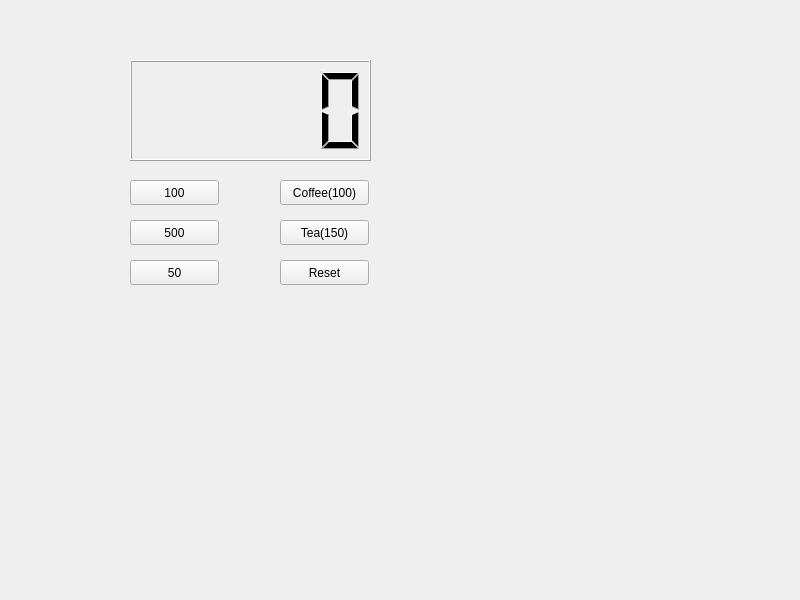
<?xml version="1.0" encoding="UTF-8"?>
<ui version="4.0">
 <class>Widget</class>
 <widget class="QWidget" name="Widget">
  <property name="geometry">
   <rect>
    <x>0</x>
    <y>0</y>
    <width>800</width>
    <height>600</height>
   </rect>
  </property>
  <property name="windowTitle">
   <string>Widget</string>
  </property>
  <widget class="QLCDNumber" name="lcdNumber">
   <property name="geometry">
    <rect>
     <x>130</x>
     <y>60</y>
     <width>241</width>
     <height>101</height>
    </rect>
   </property>
  </widget>
  <widget class="QPushButton" name="pb100">
   <property name="geometry">
    <rect>
     <x>130</x>
     <y>180</y>
     <width>89</width>
     <height>25</height>
    </rect>
   </property>
   <property name="text">
    <string>100</string>
   </property>
  </widget>
  <widget class="QPushButton" name="pb500">
   <property name="geometry">
    <rect>
     <x>130</x>
     <y>220</y>
     <width>89</width>
     <height>25</height>
    </rect>
   </property>
   <property name="text">
    <string>500</string>
   </property>
  </widget>
  <widget class="QPushButton" name="pb50">
   <property name="geometry">
    <rect>
     <x>130</x>
     <y>260</y>
     <width>89</width>
     <height>25</height>
    </rect>
   </property>
   <property name="text">
    <string>50</string>
   </property>
  </widget>
  <widget class="QPushButton" name="pbCoffee">
   <property name="geometry">
    <rect>
     <x>280</x>
     <y>180</y>
     <width>89</width>
     <height>25</height>
    </rect>
   </property>
   <property name="text">
    <string>Coffee(100)</string>
   </property>
  </widget>
  <widget class="QPushButton" name="pbTea">
   <property name="geometry">
    <rect>
     <x>280</x>
     <y>220</y>
     <width>89</width>
     <height>25</height>
    </rect>
   </property>
   <property name="text">
    <string>Tea(150)</string>
   </property>
  </widget>
  <widget class="QPushButton" name="pbReset">
   <property name="geometry">
    <rect>
     <x>280</x>
     <y>260</y>
     <width>89</width>
     <height>25</height>
    </rect>
   </property>
   <property name="text">
    <string>Reset</string>
   </property>
  </widget>
 </widget>
 <resources/>
 <connections/>
</ui>
